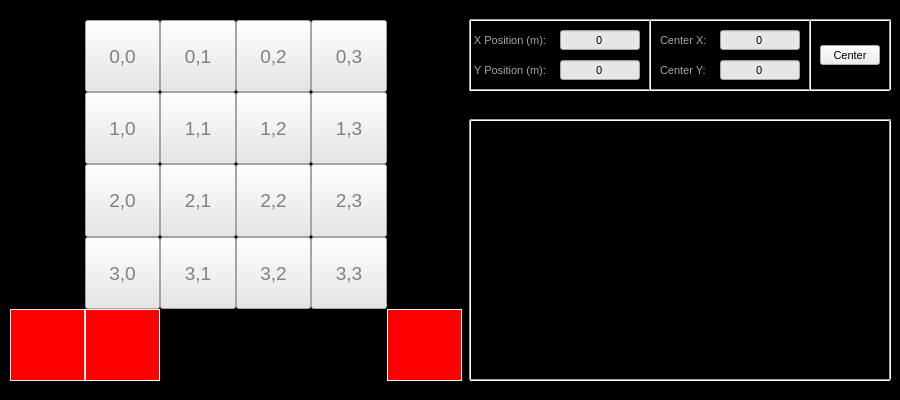
<?xml version="1.0" encoding="UTF-8"?>
<ui version="4.0">
 <class>MainWindow</class>
 <widget class="QMainWindow" name="MainWindow">
  <property name="geometry">
   <rect>
    <x>0</x>
    <y>0</y>
    <width>900</width>
    <height>400</height>
   </rect>
  </property>
  <property name="sizePolicy">
   <sizepolicy hsizetype="Fixed" vsizetype="Fixed">
    <horstretch>0</horstretch>
    <verstretch>0</verstretch>
   </sizepolicy>
  </property>
  <property name="minimumSize">
   <size>
    <width>900</width>
    <height>400</height>
   </size>
  </property>
  <property name="maximumSize">
   <size>
    <width>900</width>
    <height>400</height>
   </size>
  </property>
  <property name="font">
   <font>
    <pointsize>14</pointsize>
   </font>
  </property>
  <property name="windowTitle">
   <string>QR Reader</string>
  </property>
  <property name="windowIcon">
   <iconset resource="../Resources/nSOTScannerResources.qrc">
    <normaloff>:/nSOTScanner/Pictures/jj_schema.svg</normaloff>:/nSOTScanner/Pictures/jj_schema.svg</iconset>
  </property>
  <property name="styleSheet">
   <string notr="true"/>
  </property>
  <widget class="QWidget" name="centralwidget">
   <property name="sizePolicy">
    <sizepolicy hsizetype="Fixed" vsizetype="Fixed">
     <horstretch>0</horstretch>
     <verstretch>0</verstretch>
    </sizepolicy>
   </property>
   <property name="styleSheet">
    <string notr="true">#centralwidget{
background: black;
color:white
}

QLineEdit{
background: rgb(230,230,230)
}

QLabel{
color: rgb(168,168,168)
}

QTextEdit{
background: rgb(230,230,230)
}

</string>
   </property>
   <widget class="QWidget" name="layoutWidget">
    <property name="geometry">
     <rect>
      <x>10</x>
      <y>20</y>
      <width>452</width>
      <height>361</height>
     </rect>
    </property>
    <layout class="QGridLayout" name="gridLayout_2" rowstretch="1,1,1,1,1" columnstretch="1,1,1,1,1,1">
     <property name="spacing">
      <number>0</number>
     </property>
     <item row="4" column="1">
      <widget class="QPushButton" name="marker1">
       <property name="enabled">
        <bool>false</bool>
       </property>
       <property name="sizePolicy">
        <sizepolicy hsizetype="Expanding" vsizetype="Expanding">
         <horstretch>0</horstretch>
         <verstretch>0</verstretch>
        </sizepolicy>
       </property>
       <property name="styleSheet">
        <string notr="true">border: 1px solid white;
 background-color: red</string>
       </property>
       <property name="text">
        <string/>
       </property>
      </widget>
     </item>
     <item row="4" column="0">
      <widget class="QPushButton" name="marker2">
       <property name="enabled">
        <bool>false</bool>
       </property>
       <property name="sizePolicy">
        <sizepolicy hsizetype="Expanding" vsizetype="Expanding">
         <horstretch>0</horstretch>
         <verstretch>0</verstretch>
        </sizepolicy>
       </property>
       <property name="minimumSize">
        <size>
         <width>75</width>
         <height>0</height>
        </size>
       </property>
       <property name="styleSheet">
        <string notr="true">border: 1px solid rgb(230,230,230);
background-color: red</string>
       </property>
       <property name="text">
        <string/>
       </property>
      </widget>
     </item>
     <item row="4" column="5">
      <widget class="QPushButton" name="marker3">
       <property name="enabled">
        <bool>false</bool>
       </property>
       <property name="sizePolicy">
        <sizepolicy hsizetype="Expanding" vsizetype="Expanding">
         <horstretch>0</horstretch>
         <verstretch>0</verstretch>
        </sizepolicy>
       </property>
       <property name="minimumSize">
        <size>
         <width>75</width>
         <height>0</height>
        </size>
       </property>
       <property name="autoFillBackground">
        <bool>false</bool>
       </property>
       <property name="styleSheet">
        <string notr="true">border: 1px solid white;
 background-color: red</string>
       </property>
       <property name="text">
        <string/>
       </property>
      </widget>
     </item>
     <item row="2" column="2">
      <widget class="QPushButton" name="pushButton_qrcode21">
       <property name="sizePolicy">
        <sizepolicy hsizetype="Expanding" vsizetype="Expanding">
         <horstretch>0</horstretch>
         <verstretch>0</verstretch>
        </sizepolicy>
       </property>
       <property name="font">
        <font>
         <pointsize>14</pointsize>
        </font>
       </property>
       <property name="styleSheet">
        <string notr="true">background-color: rgb(230,230,230);color:grey</string>
       </property>
       <property name="text">
        <string>2,1</string>
       </property>
      </widget>
     </item>
     <item row="3" column="4">
      <widget class="QPushButton" name="pushButton_qrcode33">
       <property name="sizePolicy">
        <sizepolicy hsizetype="Expanding" vsizetype="Expanding">
         <horstretch>0</horstretch>
         <verstretch>0</verstretch>
        </sizepolicy>
       </property>
       <property name="font">
        <font>
         <pointsize>14</pointsize>
        </font>
       </property>
       <property name="autoFillBackground">
        <bool>false</bool>
       </property>
       <property name="styleSheet">
        <string notr="true">background-color: rgb(230,230,230);color:grey</string>
       </property>
       <property name="text">
        <string>3,3</string>
       </property>
      </widget>
     </item>
     <item row="3" column="2">
      <widget class="QPushButton" name="pushButton_qrcode31">
       <property name="sizePolicy">
        <sizepolicy hsizetype="Expanding" vsizetype="Expanding">
         <horstretch>0</horstretch>
         <verstretch>0</verstretch>
        </sizepolicy>
       </property>
       <property name="font">
        <font>
         <pointsize>14</pointsize>
        </font>
       </property>
       <property name="styleSheet">
        <string notr="true">background-color: rgb(230,230,230);color:grey</string>
       </property>
       <property name="text">
        <string>3,1</string>
       </property>
      </widget>
     </item>
     <item row="0" column="2">
      <widget class="QPushButton" name="pushButton_qrcode01">
       <property name="sizePolicy">
        <sizepolicy hsizetype="Expanding" vsizetype="Expanding">
         <horstretch>0</horstretch>
         <verstretch>0</verstretch>
        </sizepolicy>
       </property>
       <property name="font">
        <font>
         <pointsize>14</pointsize>
        </font>
       </property>
       <property name="styleSheet">
        <string notr="true">background-color: rgb(230,230,230);color:grey</string>
       </property>
       <property name="text">
        <string>0,1</string>
       </property>
      </widget>
     </item>
     <item row="1" column="1">
      <widget class="QPushButton" name="pushButton_qrcode10">
       <property name="sizePolicy">
        <sizepolicy hsizetype="Expanding" vsizetype="Expanding">
         <horstretch>0</horstretch>
         <verstretch>0</verstretch>
        </sizepolicy>
       </property>
       <property name="font">
        <font>
         <pointsize>14</pointsize>
        </font>
       </property>
       <property name="styleSheet">
        <string notr="true">background-color: rgb(230,230,230);color:grey</string>
       </property>
       <property name="text">
        <string>1,0</string>
       </property>
      </widget>
     </item>
     <item row="0" column="1">
      <widget class="QPushButton" name="pushButton_qrcode00">
       <property name="sizePolicy">
        <sizepolicy hsizetype="Expanding" vsizetype="Expanding">
         <horstretch>0</horstretch>
         <verstretch>0</verstretch>
        </sizepolicy>
       </property>
       <property name="font">
        <font>
         <pointsize>14</pointsize>
        </font>
       </property>
       <property name="autoFillBackground">
        <bool>false</bool>
       </property>
       <property name="styleSheet">
        <string notr="true">background-color: rgb(230,230,230);color:grey</string>
       </property>
       <property name="text">
        <string>0,0</string>
       </property>
      </widget>
     </item>
     <item row="1" column="2">
      <widget class="QPushButton" name="pushButton_qrcode11">
       <property name="sizePolicy">
        <sizepolicy hsizetype="Expanding" vsizetype="Expanding">
         <horstretch>0</horstretch>
         <verstretch>0</verstretch>
        </sizepolicy>
       </property>
       <property name="font">
        <font>
         <pointsize>14</pointsize>
        </font>
       </property>
       <property name="styleSheet">
        <string notr="true">background-color: rgb(230,230,230);color:grey</string>
       </property>
       <property name="text">
        <string>1,1</string>
       </property>
      </widget>
     </item>
     <item row="0" column="3">
      <widget class="QPushButton" name="pushButton_qrcode02">
       <property name="sizePolicy">
        <sizepolicy hsizetype="Expanding" vsizetype="Expanding">
         <horstretch>0</horstretch>
         <verstretch>0</verstretch>
        </sizepolicy>
       </property>
       <property name="font">
        <font>
         <pointsize>14</pointsize>
        </font>
       </property>
       <property name="contextMenuPolicy">
        <enum>Qt::PreventContextMenu</enum>
       </property>
       <property name="styleSheet">
        <string notr="true">background-color: rgb(230,230,230);color:grey</string>
       </property>
       <property name="text">
        <string>0,2</string>
       </property>
      </widget>
     </item>
     <item row="2" column="1">
      <widget class="QPushButton" name="pushButton_qrcode20">
       <property name="sizePolicy">
        <sizepolicy hsizetype="Expanding" vsizetype="Expanding">
         <horstretch>0</horstretch>
         <verstretch>0</verstretch>
        </sizepolicy>
       </property>
       <property name="font">
        <font>
         <pointsize>14</pointsize>
        </font>
       </property>
       <property name="styleSheet">
        <string notr="true">background-color: rgb(230,230,230);color:grey</string>
       </property>
       <property name="text">
        <string>2,0</string>
       </property>
      </widget>
     </item>
     <item row="1" column="3">
      <widget class="QPushButton" name="pushButton_qrcode12">
       <property name="sizePolicy">
        <sizepolicy hsizetype="Expanding" vsizetype="Expanding">
         <horstretch>0</horstretch>
         <verstretch>0</verstretch>
        </sizepolicy>
       </property>
       <property name="font">
        <font>
         <pointsize>14</pointsize>
        </font>
       </property>
       <property name="styleSheet">
        <string>background-color: rgb(230,230,230);color:grey</string>
       </property>
       <property name="text">
        <string>1,2</string>
       </property>
      </widget>
     </item>
     <item row="2" column="3">
      <widget class="QPushButton" name="pushButton_qrcode22">
       <property name="sizePolicy">
        <sizepolicy hsizetype="Expanding" vsizetype="Expanding">
         <horstretch>0</horstretch>
         <verstretch>0</verstretch>
        </sizepolicy>
       </property>
       <property name="font">
        <font>
         <pointsize>14</pointsize>
        </font>
       </property>
       <property name="styleSheet">
        <string notr="true">background-color: rgb(230,230,230);color:grey</string>
       </property>
       <property name="text">
        <string>2,2</string>
       </property>
      </widget>
     </item>
     <item row="2" column="4">
      <widget class="QPushButton" name="pushButton_qrcode23">
       <property name="sizePolicy">
        <sizepolicy hsizetype="Expanding" vsizetype="Expanding">
         <horstretch>0</horstretch>
         <verstretch>0</verstretch>
        </sizepolicy>
       </property>
       <property name="font">
        <font>
         <pointsize>14</pointsize>
        </font>
       </property>
       <property name="styleSheet">
        <string notr="true">background-color: rgb(230,230,230);color:grey</string>
       </property>
       <property name="text">
        <string>2,3</string>
       </property>
      </widget>
     </item>
     <item row="3" column="1">
      <widget class="QPushButton" name="pushButton_qrcode30">
       <property name="sizePolicy">
        <sizepolicy hsizetype="Expanding" vsizetype="Expanding">
         <horstretch>0</horstretch>
         <verstretch>0</verstretch>
        </sizepolicy>
       </property>
       <property name="font">
        <font>
         <pointsize>14</pointsize>
        </font>
       </property>
       <property name="styleSheet">
        <string notr="true">background-color: rgb(230,230,230);color:grey</string>
       </property>
       <property name="text">
        <string>3,0</string>
       </property>
      </widget>
     </item>
     <item row="0" column="4">
      <widget class="QPushButton" name="pushButton_qrcode03">
       <property name="sizePolicy">
        <sizepolicy hsizetype="Expanding" vsizetype="Expanding">
         <horstretch>0</horstretch>
         <verstretch>0</verstretch>
        </sizepolicy>
       </property>
       <property name="font">
        <font>
         <pointsize>14</pointsize>
        </font>
       </property>
       <property name="styleSheet">
        <string notr="true">background-color: rgb(230,230,230);color:grey</string>
       </property>
       <property name="text">
        <string>0,3</string>
       </property>
      </widget>
     </item>
     <item row="1" column="4">
      <widget class="QPushButton" name="pushButton_qrcode13">
       <property name="sizePolicy">
        <sizepolicy hsizetype="Expanding" vsizetype="Expanding">
         <horstretch>0</horstretch>
         <verstretch>0</verstretch>
        </sizepolicy>
       </property>
       <property name="font">
        <font>
         <pointsize>14</pointsize>
        </font>
       </property>
       <property name="styleSheet">
        <string notr="true">background-color: rgb(230,230,230);color:grey</string>
       </property>
       <property name="text">
        <string>1,3</string>
       </property>
      </widget>
     </item>
     <item row="3" column="3">
      <widget class="QPushButton" name="pushButton_qrcode32">
       <property name="sizePolicy">
        <sizepolicy hsizetype="Expanding" vsizetype="Expanding">
         <horstretch>0</horstretch>
         <verstretch>0</verstretch>
        </sizepolicy>
       </property>
       <property name="font">
        <font>
         <pointsize>14</pointsize>
        </font>
       </property>
       <property name="styleSheet">
        <string notr="true">background-color: rgb(230,230,230);color:grey</string>
       </property>
       <property name="text">
        <string>3,2</string>
       </property>
      </widget>
     </item>
     <item row="0" column="0">
      <spacer name="verticalSpacer">
       <property name="orientation">
        <enum>Qt::Vertical</enum>
       </property>
       <property name="sizeHint" stdset="0">
        <size>
         <width>20</width>
         <height>40</height>
        </size>
       </property>
      </spacer>
     </item>
     <item row="1" column="0">
      <spacer name="verticalSpacer_2">
       <property name="orientation">
        <enum>Qt::Vertical</enum>
       </property>
       <property name="sizeHint" stdset="0">
        <size>
         <width>20</width>
         <height>40</height>
        </size>
       </property>
      </spacer>
     </item>
     <item row="2" column="0">
      <spacer name="verticalSpacer_3">
       <property name="orientation">
        <enum>Qt::Vertical</enum>
       </property>
       <property name="sizeHint" stdset="0">
        <size>
         <width>20</width>
         <height>40</height>
        </size>
       </property>
      </spacer>
     </item>
     <item row="3" column="0">
      <spacer name="verticalSpacer_4">
       <property name="orientation">
        <enum>Qt::Vertical</enum>
       </property>
       <property name="sizeHint" stdset="0">
        <size>
         <width>20</width>
         <height>40</height>
        </size>
       </property>
      </spacer>
     </item>
     <item row="3" column="5">
      <spacer name="verticalSpacer_5">
       <property name="orientation">
        <enum>Qt::Vertical</enum>
       </property>
       <property name="sizeHint" stdset="0">
        <size>
         <width>20</width>
         <height>40</height>
        </size>
       </property>
      </spacer>
     </item>
     <item row="2" column="5">
      <spacer name="verticalSpacer_6">
       <property name="orientation">
        <enum>Qt::Vertical</enum>
       </property>
       <property name="sizeHint" stdset="0">
        <size>
         <width>20</width>
         <height>40</height>
        </size>
       </property>
      </spacer>
     </item>
     <item row="1" column="5">
      <spacer name="verticalSpacer_7">
       <property name="orientation">
        <enum>Qt::Vertical</enum>
       </property>
       <property name="sizeHint" stdset="0">
        <size>
         <width>20</width>
         <height>40</height>
        </size>
       </property>
      </spacer>
     </item>
     <item row="0" column="5">
      <spacer name="verticalSpacer_8">
       <property name="orientation">
        <enum>Qt::Vertical</enum>
       </property>
       <property name="sizeHint" stdset="0">
        <size>
         <width>20</width>
         <height>40</height>
        </size>
       </property>
      </spacer>
     </item>
     <item row="4" column="2">
      <spacer name="horizontalSpacer_5">
       <property name="orientation">
        <enum>Qt::Horizontal</enum>
       </property>
       <property name="sizeHint" stdset="0">
        <size>
         <width>40</width>
         <height>20</height>
        </size>
       </property>
      </spacer>
     </item>
     <item row="4" column="4">
      <spacer name="horizontalSpacer_7">
       <property name="orientation">
        <enum>Qt::Horizontal</enum>
       </property>
       <property name="sizeHint" stdset="0">
        <size>
         <width>40</width>
         <height>20</height>
        </size>
       </property>
      </spacer>
     </item>
     <item row="4" column="3">
      <spacer name="horizontalSpacer_6">
       <property name="orientation">
        <enum>Qt::Horizontal</enum>
       </property>
       <property name="sizeHint" stdset="0">
        <size>
         <width>40</width>
         <height>20</height>
        </size>
       </property>
      </spacer>
     </item>
    </layout>
   </widget>
   <widget class="QLineEdit" name="lineEdit_Yposition">
    <property name="geometry">
     <rect>
      <x>560</x>
      <y>60</y>
      <width>80</width>
      <height>20</height>
     </rect>
    </property>
    <property name="font">
     <font>
      <pointsize>8</pointsize>
     </font>
    </property>
    <property name="text">
     <string>0</string>
    </property>
    <property name="alignment">
     <set>Qt::AlignCenter</set>
    </property>
   </widget>
   <widget class="QLabel" name="Fix_Y_Position_Label">
    <property name="enabled">
     <bool>true</bool>
    </property>
    <property name="geometry">
     <rect>
      <x>470</x>
      <y>60</y>
      <width>80</width>
      <height>20</height>
     </rect>
    </property>
    <property name="font">
     <font>
      <pointsize>8</pointsize>
     </font>
    </property>
    <property name="styleSheet">
     <string notr="true"/>
    </property>
    <property name="text">
     <string>Y Position (m):</string>
    </property>
    <property name="alignment">
     <set>Qt::AlignCenter</set>
    </property>
   </widget>
   <widget class="QLineEdit" name="lineEdit_Xposition">
    <property name="geometry">
     <rect>
      <x>560</x>
      <y>30</y>
      <width>80</width>
      <height>20</height>
     </rect>
    </property>
    <property name="font">
     <font>
      <pointsize>8</pointsize>
     </font>
    </property>
    <property name="text">
     <string>0</string>
    </property>
    <property name="alignment">
     <set>Qt::AlignCenter</set>
    </property>
   </widget>
   <widget class="QLabel" name="Fix_X_Position_Label">
    <property name="enabled">
     <bool>true</bool>
    </property>
    <property name="geometry">
     <rect>
      <x>470</x>
      <y>30</y>
      <width>80</width>
      <height>20</height>
     </rect>
    </property>
    <property name="font">
     <font>
      <pointsize>8</pointsize>
     </font>
    </property>
    <property name="layoutDirection">
     <enum>Qt::LeftToRight</enum>
    </property>
    <property name="styleSheet">
     <string notr="true"/>
    </property>
    <property name="text">
     <string>X Position (m):</string>
    </property>
    <property name="textFormat">
     <enum>Qt::AutoText</enum>
    </property>
    <property name="scaledContents">
     <bool>false</bool>
    </property>
    <property name="alignment">
     <set>Qt::AlignCenter</set>
    </property>
   </widget>
   <widget class="QWidget" name="layoutWidget">
    <property name="geometry">
     <rect>
      <x>470</x>
      <y>130</y>
      <width>424</width>
      <height>242</height>
     </rect>
    </property>
    <layout class="QVBoxLayout" name="verticalLayout">
     <item>
      <widget class="QWidget" name="Frame_Minimap" native="true">
       <property name="minimumSize">
        <size>
         <width>400</width>
         <height>240</height>
        </size>
       </property>
       <property name="maximumSize">
        <size>
         <width>400</width>
         <height>240</height>
        </size>
       </property>
       <property name="styleSheet">
        <string notr="true">image:url(:/nSOTScanner/Pictures/map.png)
</string>
       </property>
       <widget class="QWidget" name="Frame_TFTP" native="true">
        <property name="geometry">
         <rect>
          <x>130</x>
          <y>50</y>
          <width>120</width>
          <height>120</height>
         </rect>
        </property>
        <property name="minimumSize">
         <size>
          <width>120</width>
          <height>120</height>
         </size>
        </property>
        <property name="maximumSize">
         <size>
          <width>120</width>
          <height>120</height>
         </size>
        </property>
        <property name="styleSheet">
         <string notr="true">image:url(:/nSOTScanner/Pictures/tiptf.png);background:transparent
</string>
        </property>
       </widget>
      </widget>
     </item>
    </layout>
   </widget>
   <widget class="QLabel" name="DefineCenter_Y_Position_Label">
    <property name="geometry">
     <rect>
      <x>660</x>
      <y>60</y>
      <width>50</width>
      <height>20</height>
     </rect>
    </property>
    <property name="font">
     <font>
      <pointsize>8</pointsize>
     </font>
    </property>
    <property name="text">
     <string>Center Y:</string>
    </property>
   </widget>
   <widget class="QLabel" name="DefineCenter_X_Position_Label">
    <property name="geometry">
     <rect>
      <x>660</x>
      <y>30</y>
      <width>50</width>
      <height>20</height>
     </rect>
    </property>
    <property name="font">
     <font>
      <pointsize>8</pointsize>
     </font>
    </property>
    <property name="text">
     <string>Center X:</string>
    </property>
   </widget>
   <widget class="Line" name="line">
    <property name="geometry">
     <rect>
      <x>470</x>
      <y>80</y>
      <width>421</width>
      <height>20</height>
     </rect>
    </property>
    <property name="orientation">
     <enum>Qt::Horizontal</enum>
    </property>
   </widget>
   <widget class="Line" name="line_2">
    <property name="geometry">
     <rect>
      <x>470</x>
      <y>10</y>
      <width>421</width>
      <height>20</height>
     </rect>
    </property>
    <property name="orientation">
     <enum>Qt::Horizontal</enum>
    </property>
   </widget>
   <widget class="Line" name="line_3">
    <property name="geometry">
     <rect>
      <x>880</x>
      <y>20</y>
      <width>20</width>
      <height>71</height>
     </rect>
    </property>
    <property name="orientation">
     <enum>Qt::Vertical</enum>
    </property>
   </widget>
   <widget class="Line" name="line_4">
    <property name="geometry">
     <rect>
      <x>460</x>
      <y>20</y>
      <width>20</width>
      <height>71</height>
     </rect>
    </property>
    <property name="orientation">
     <enum>Qt::Vertical</enum>
    </property>
   </widget>
   <widget class="Line" name="line_5">
    <property name="geometry">
     <rect>
      <x>640</x>
      <y>20</y>
      <width>20</width>
      <height>71</height>
     </rect>
    </property>
    <property name="orientation">
     <enum>Qt::Vertical</enum>
    </property>
   </widget>
   <widget class="Line" name="line_6">
    <property name="geometry">
     <rect>
      <x>800</x>
      <y>20</y>
      <width>20</width>
      <height>71</height>
     </rect>
    </property>
    <property name="orientation">
     <enum>Qt::Vertical</enum>
    </property>
   </widget>
   <widget class="Line" name="line_7">
    <property name="geometry">
     <rect>
      <x>470</x>
      <y>110</y>
      <width>421</width>
      <height>20</height>
     </rect>
    </property>
    <property name="orientation">
     <enum>Qt::Horizontal</enum>
    </property>
   </widget>
   <widget class="Line" name="line_8">
    <property name="geometry">
     <rect>
      <x>470</x>
      <y>370</y>
      <width>421</width>
      <height>20</height>
     </rect>
    </property>
    <property name="orientation">
     <enum>Qt::Horizontal</enum>
    </property>
   </widget>
   <widget class="Line" name="line_9">
    <property name="geometry">
     <rect>
      <x>460</x>
      <y>120</y>
      <width>20</width>
      <height>260</height>
     </rect>
    </property>
    <property name="orientation">
     <enum>Qt::Vertical</enum>
    </property>
   </widget>
   <widget class="Line" name="line_10">
    <property name="geometry">
     <rect>
      <x>880</x>
      <y>120</y>
      <width>20</width>
      <height>260</height>
     </rect>
    </property>
    <property name="orientation">
     <enum>Qt::Vertical</enum>
    </property>
   </widget>
   <widget class="QLineEdit" name="lineEdit_Xpositioncenter">
    <property name="geometry">
     <rect>
      <x>720</x>
      <y>30</y>
      <width>80</width>
      <height>20</height>
     </rect>
    </property>
    <property name="font">
     <font>
      <pointsize>8</pointsize>
     </font>
    </property>
    <property name="text">
     <string>0</string>
    </property>
    <property name="alignment">
     <set>Qt::AlignCenter</set>
    </property>
   </widget>
   <widget class="QLineEdit" name="lineEdit_Ypositioncenter">
    <property name="geometry">
     <rect>
      <x>720</x>
      <y>60</y>
      <width>80</width>
      <height>20</height>
     </rect>
    </property>
    <property name="font">
     <font>
      <pointsize>8</pointsize>
     </font>
    </property>
    <property name="text">
     <string>0</string>
    </property>
    <property name="alignment">
     <set>Qt::AlignCenter</set>
    </property>
   </widget>
   <widget class="QPushButton" name="pushButton_setGridCenter">
    <property name="geometry">
     <rect>
      <x>820</x>
      <y>45</y>
      <width>60</width>
      <height>20</height>
     </rect>
    </property>
    <property name="font">
     <font>
      <pointsize>8</pointsize>
     </font>
    </property>
    <property name="text">
     <string>Center</string>
    </property>
   </widget>
   <zorder>layoutWidget</zorder>
   <zorder>DefineCenter_Y_Position_Label</zorder>
   <zorder>DefineCenter_X_Position_Label</zorder>
   <zorder>layoutWidget</zorder>
   <zorder>lineEdit_Yposition</zorder>
   <zorder>Fix_Y_Position_Label</zorder>
   <zorder>lineEdit_Xposition</zorder>
   <zorder>Fix_X_Position_Label</zorder>
   <zorder>line</zorder>
   <zorder>line_2</zorder>
   <zorder>line_3</zorder>
   <zorder>line_4</zorder>
   <zorder>line_5</zorder>
   <zorder>line_6</zorder>
   <zorder>line_7</zorder>
   <zorder>line_8</zorder>
   <zorder>line_9</zorder>
   <zorder>line_10</zorder>
   <zorder>lineEdit_Xpositioncenter</zorder>
   <zorder>lineEdit_Ypositioncenter</zorder>
   <zorder>pushButton_setGridCenter</zorder>
  </widget>
 </widget>
 <resources>
  <include location="../Resources/nSOTScannerResources.qrc"/>
 </resources>
 <connections/>
</ui>
